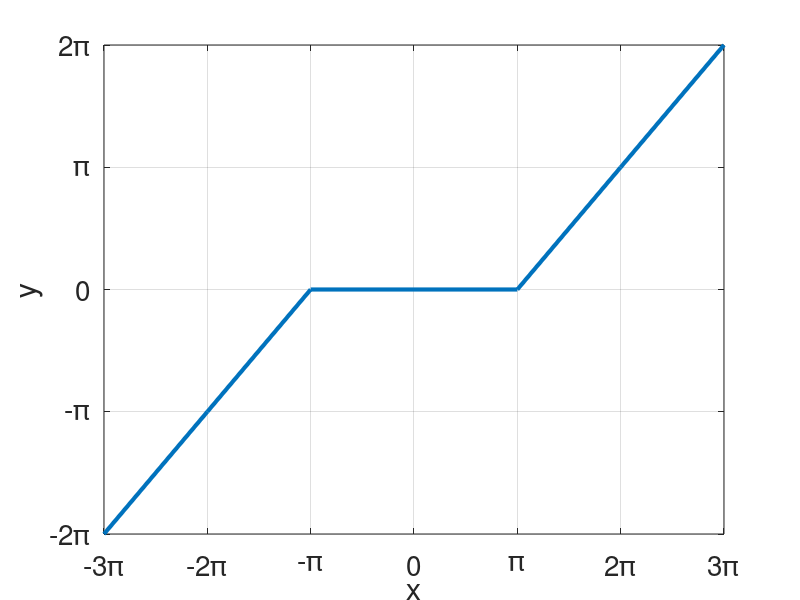

Reproduce this figure in MATLAB.
x=-3:3;
y=[-2,-1,0,0,0,1,2];
plot(x,y,'LineWidth',3);
grid on;
xlabel('x')
ylabel('y');
set(gca,'XTickLabel',{'-3\pi' '-2\pi' '-\pi' '0' '\pi' '2\pi' '3\pi'});
set(gca,'YTickLabel',{'-2\pi' '-\pi' '0' '\pi' '2\pi'});
set(gca,'FontSize',20);